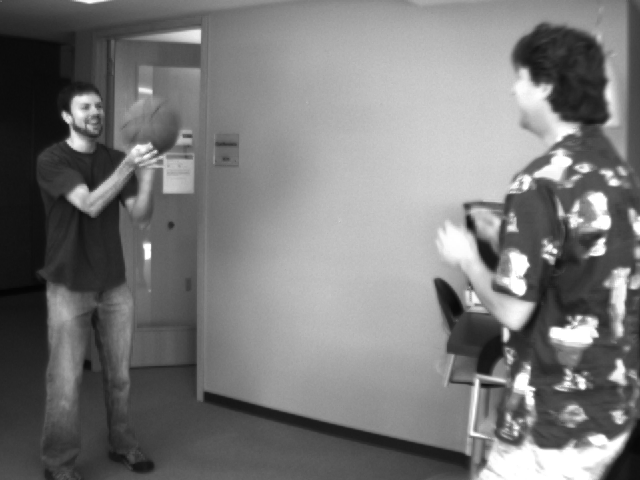
#> input picture basketball1.png, 640 x 480 px
$ python Q1.py
#> lines starting #> are read from the running program, lines starting #| are printed output that depends on the picture
### LK.py
"""
Danish Waheed
CAP5415 - Fall 2017

This Python program is the supporting library for Q1 and Q2
"""

import numpy as np
import cv2

# This sets the program to ignore a divide error which does not affect the outcome of the program
np.seterr(divide='ignore', invalid='ignore')

'''
TODO: Add comments for this method
'''
# [7 lines left out: function reduce, not called in this run]


'''
TODO: Add comments for this method
'''
def expand(image, level=1):
    return cv2.pyrUp(np.copy(image))


'''
TODO: Add comments for this method
'''
def compute_flow_map(u, v, gran=8):
    flow_map = np.zeros(u.shape)

    for y in range(flow_map.shape[0]):
        for x in range(flow_map.shape[1]):

            if y % gran == 0 and x % gran == 0:
                dx = 10 * int(u[y, x])
                dy = 10 * int(v[y, x])

                if dx > 0 or dy > 0:
                    cv2.arrowedLine(flow_map, (x, y), (x + dx, y + dy), 255, 1)

    return flow_map


'''
TODO: Add comments for this method
'''
def lucas_kanade(im1, im2, win=7):
    Ix = np.zeros(im1.shape)
    Iy = np.zeros(im1.shape)
    It = np.zeros(im1.shape)

    Ix[1:-1, 1:-1] = (im1[1:-1, 2:] - im1[1:-1, :-2]) / 2
    Iy[1:-1, 1:-1] = (im1[2:, 1:-1] - im1[:-2, 1:-1]) / 2
    It[1:-1, 1:-1] = im1[1:-1, 1:-1] - im2[1:-1, 1:-1]

    params = np.zeros(im1.shape + (5,))
    params[..., 0] = cv2.GaussianBlur(Ix * Ix, (5, 5), 3)
    params[..., 1] = cv2.GaussianBlur(Iy * Iy, (5, 5), 3)
    params[..., 2] = cv2.GaussianBlur(Ix * Iy, (5, 5), 3)
    params[..., 3] = cv2.GaussianBlur(Ix * It, (5, 5), 3)
    params[..., 4] = cv2.GaussianBlur(Iy * It, (5, 5), 3)

    cum_params = np.cumsum(np.cumsum(params, axis=0), axis=1)
    win_params = (cum_params[2 * win + 1:, 2 * win + 1:] -
                  cum_params[2 * win + 1:, :-1 - 2 * win] -
                  cum_params[:-1 - 2 * win, 2 * win + 1:] +
                  cum_params[:-1 - 2 * win, :-1 - 2 * win])

    u = np.zeros(im1.shape)
    v = np.zeros(im1.shape)

    Ixx = win_params[..., 0]
    Iyy = win_params[..., 1]
    Ixy = win_params[..., 2]
    Ixt = -win_params[..., 3]
    Iyt = -win_params[..., 4]

    M_det = Ixx * Iyy - Ixy ** 2
    temp_u = Iyy * (-Ixt) + (-Ixy) * (-Iyt)
    temp_v = (-Ixy) * (-Ixt) + Ixx * (-Iyt)
    op_flow_x = np.where(M_det != 0, temp_u / M_det, 0)
    op_flow_y = np.where(M_det != 0, temp_v / M_det, 0)

    u[win + 1: -1 - win, win + 1: -1 - win] = op_flow_x[:-1, :-1]
    v[win + 1: -1 - win, win + 1: -1 - win] = op_flow_y[:-1, :-1]

    return u, v

### Q1.py
"""
Danish Waheed
CAP5415 - Fall 2017

This Python program computes Lucas-Kanade optical flow without a Gaussian Pyramid
"""

import numpy as np
from matplotlib import pyplot as plt
import cv2
from LK import reduce, expand, compute_flow_map, lucas_kanade
np.seterr(divide='ignore', invalid='ignore')

# Setting the size of the window which will contain the flow map for both image sets
plt.figure(figsize=(15, 10))

# Reading in the first set of images
basketball1 = cv2.cvtColor(cv2.imread('basketball1.png'), cv2.COLOR_RGB2GRAY)
#> basketball1: shape (480, 640); min 4, max 255, mean 120.3
basketball2 = cv2.cvtColor(cv2.imread('basketball2.png'), cv2.COLOR_RGB2GRAY)
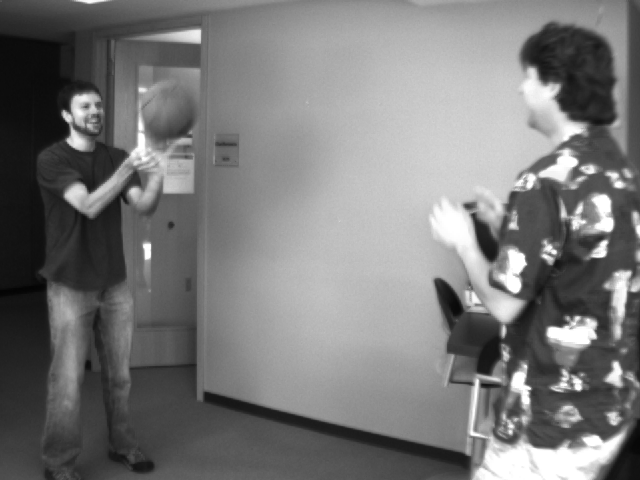
#> input picture basketball2.png, 640 x 480 px
#> basketball2: shape (480, 640); min 4, max 255, mean 119.9

#Reading in the second set of images
grove1 = cv2.cvtColor(cv2.imread('grove1.png'), cv2.COLOR_RGB2GRAY)
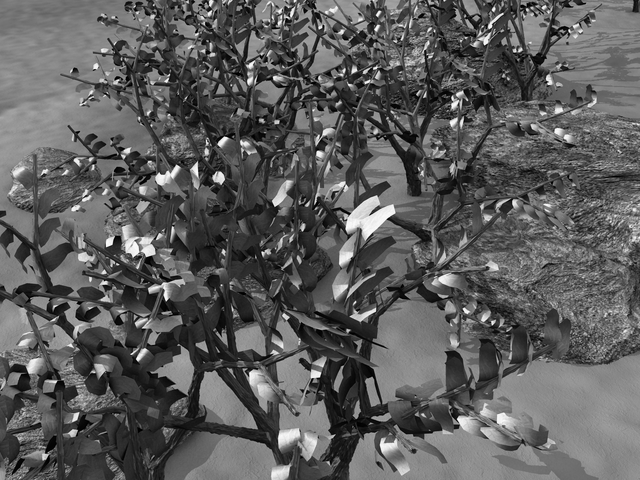
#> input picture grove1.png, 640 x 480 px
#> grove1: shape (480, 640); min 0, max 253, mean 92.3
grove2 = cv2.cvtColor(cv2.imread('grove2.png'), cv2.COLOR_RGB2GRAY)
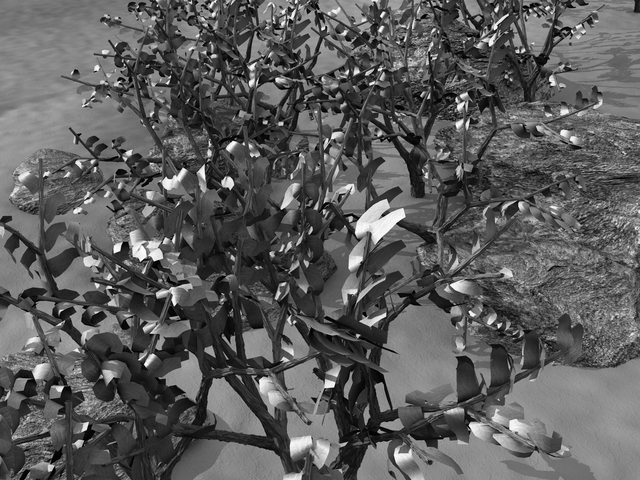
#> input picture grove2.png, 640 x 480 px
#> grove2: shape (480, 640); min 0, max 253, mean 92

u1, v1 = lucas_kanade(basketball1, basketball2)
u2, v2 = lucas_kanade(grove1, grove2)
#> call 2 of lucas_kanade, with win = 7
#> in lucas_kanade (call 2), `v[win + 1: -1 - win, win + 1: -1 - win] = op_flow_y[:-1, :-1]`:
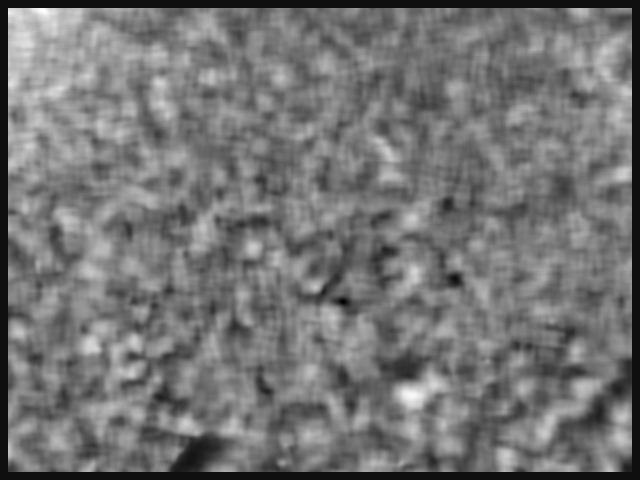
#> v: shape (480, 640) float64; min -0.107, max 1.69, mean 0.718; drawn with min black and max white

flow_map1 = compute_flow_map(u1,v1,8)
#> after the loop in compute_flow_map, `for y in range(flow_map.shape[0]):`:
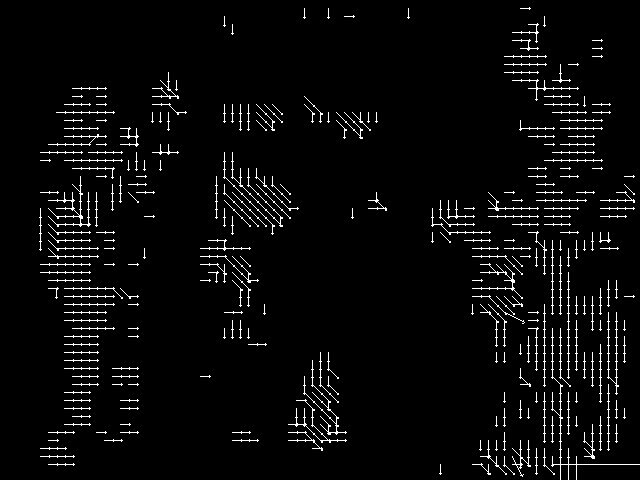
#> flow_map: shape (480, 640) float64; 3.8% white in thin lines or dots
flow_map2 = compute_flow_map(v1, v2, 8)
#> after the loop in compute_flow_map (call 2), `for y in range(flow_map.shape[0]):`: flow_map: shape (480, 640) float64; 3.8% white in thin lines or dots

plt.imsave("basketball_flow_map.png", flow_map1, cmap='gray')
plt.imshow(flow_map1, cmap='gray')
plt.show()

plt.imsave("grove_flow_map.png", flow_map2, cmap='gray')
plt.imshow(flow_map2, cmap='gray')
plt.show()

# Basketball with the flow map overlay
image_mask1 = basketball1 + flow_map1
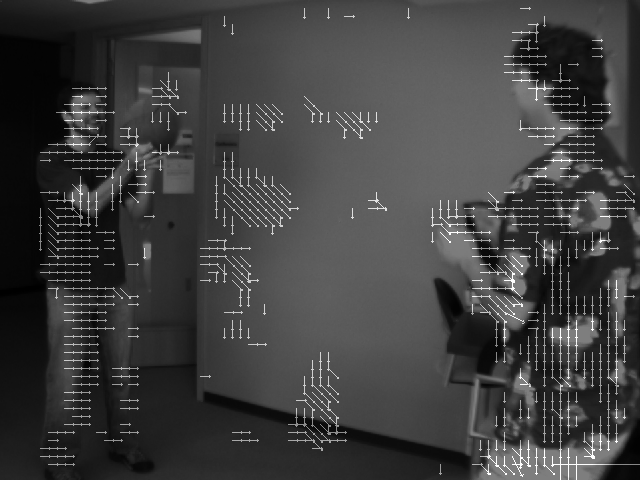
#> image_mask1: shape (480, 640) float64; min 4, max 510, mean 129.9; drawn with min black and max white
plt.imsave("basketball_with_mask.png", image_mask1, cmap='gray')
plt.imshow(image_mask1, cmap='gray')
plt.show()

# Grove image with the flow map overlay
image_mask2 = grove1 + flow_map2
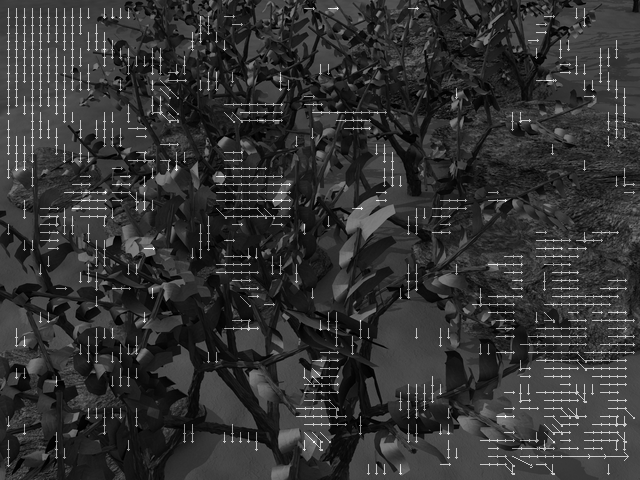
#> image_mask2: shape (480, 640) float64; min 0, max 500, mean 102.1; drawn with min black and max white
plt.imsave("grove_with_mask.png", image_mask2, cmap='gray')
plt.imshow(image_mask2, cmap='gray')
plt.show()
